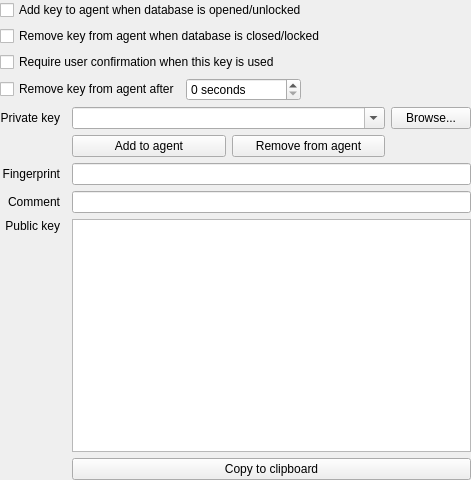
<?xml version="1.0" encoding="UTF-8"?>
<ui version="4.0">
 <class>EditEntryWidgetSSHAgent</class>
 <widget class="QWidget" name="EditEntryWidgetSSHAgent">
  <property name="geometry">
   <rect>
    <x>0</x>
    <y>0</y>
    <width>471</width>
    <height>480</height>
   </rect>
  </property>
  <property name="windowTitle">
   <string>Form</string>
  </property>
  <layout class="QGridLayout" name="gridLayout">
   <property name="leftMargin">
    <number>0</number>
   </property>
   <property name="topMargin">
    <number>0</number>
   </property>
   <property name="rightMargin">
    <number>0</number>
   </property>
   <property name="bottomMargin">
    <number>0</number>
   </property>
   <item row="1" column="1" colspan="4">
    <widget class="QCheckBox" name="removeKeyFromAgentCheckBox">
     <property name="text">
      <string>Remove key from agent when database is closed/locked</string>
     </property>
    </widget>
   </item>
   <item row="10" column="1">
    <widget class="QLabel" name="fingerprintLabel">
     <property name="text">
      <string>Fingerprint</string>
     </property>
     <property name="alignment">
      <set>Qt::AlignRight|Qt::AlignTrailing|Qt::AlignVCenter</set>
     </property>
    </widget>
   </item>
   <item row="12" column="3" colspan="2">
    <widget class="QPlainTextEdit" name="publicKeyEdit">
     <property name="readOnly">
      <bool>true</bool>
     </property>
    </widget>
   </item>
   <item row="10" column="3" colspan="2">
    <widget class="QLineEdit" name="fingerprintEdit">
     <property name="autoFillBackground">
      <bool>false</bool>
     </property>
     <property name="alignment">
      <set>Qt::AlignLeading|Qt::AlignLeft|Qt::AlignVCenter</set>
     </property>
     <property name="readOnly">
      <bool>true</bool>
     </property>
    </widget>
   </item>
   <item row="4" column="1">
    <widget class="QLabel" name="privateKeyLabel">
     <property name="text">
      <string>Private key</string>
     </property>
     <property name="alignment">
      <set>Qt::AlignRight|Qt::AlignTrailing|Qt::AlignVCenter</set>
     </property>
    </widget>
   </item>
   <item row="12" column="1">
    <widget class="QLabel" name="publicKeyLabel">
     <property name="text">
      <string>Public key</string>
     </property>
     <property name="alignment">
      <set>Qt::AlignRight|Qt::AlignTop|Qt::AlignTrailing</set>
     </property>
    </widget>
   </item>
   <item row="3" column="1" colspan="4">
    <layout class="QHBoxLayout" name="removeKeyLayout">
     <item>
      <widget class="QCheckBox" name="lifetimeCheckBox">
       <property name="text">
        <string>Remove key from agent after</string>
       </property>
      </widget>
     </item>
     <item>
      <widget class="QSpinBox" name="lifetimeSpinBox">
       <property name="suffix">
        <string> seconds</string>
       </property>
       <property name="maximum">
        <number>999999999</number>
       </property>
      </widget>
     </item>
     <item>
      <spacer name="removeKeySpacer">
       <property name="orientation">
        <enum>Qt::Horizontal</enum>
       </property>
       <property name="sizeHint" stdset="0">
        <size>
         <width>40</width>
         <height>20</height>
        </size>
       </property>
      </spacer>
     </item>
    </layout>
   </item>
   <item row="11" column="1">
    <widget class="QLabel" name="commentLabel">
     <property name="text">
      <string>Comment</string>
     </property>
     <property name="alignment">
      <set>Qt::AlignRight|Qt::AlignTrailing|Qt::AlignVCenter</set>
     </property>
    </widget>
   </item>
   <item row="0" column="1" colspan="4">
    <widget class="QCheckBox" name="addKeyToAgentCheckBox">
     <property name="text">
      <string>Add key to agent when database is opened/unlocked</string>
     </property>
    </widget>
   </item>
   <item row="4" column="3">
    <widget class="QComboBox" name="privateKeyComboBox">
     <property name="sizePolicy">
      <sizepolicy hsizetype="Expanding" vsizetype="Fixed">
       <horstretch>0</horstretch>
       <verstretch>0</verstretch>
      </sizepolicy>
     </property>
     <property name="editable">
      <bool>true</bool>
     </property>
    </widget>
   </item>
   <item row="11" column="3" colspan="2">
    <widget class="QLineEdit" name="commentEdit">
     <property name="readOnly">
      <bool>true</bool>
     </property>
    </widget>
   </item>
   <item row="4" column="4">
    <widget class="QPushButton" name="browseButton">
     <property name="text">
      <string>Browse...</string>
     </property>
    </widget>
   </item>
   <item row="2" column="1" colspan="4">
    <widget class="QCheckBox" name="requireUserConfirmationCheckBox">
     <property name="text">
      <string>Require user confirmation when this key is used</string>
     </property>
    </widget>
   </item>
   <item row="13" column="3" colspan="2">
    <widget class="QPushButton" name="copyToClipboardButton">
     <property name="text">
      <string>Copy to clipboard</string>
     </property>
    </widget>
   </item>
   <item row="6" column="3">
    <layout class="QHBoxLayout" name="agentActionsLayout" stretch="0,0">
     <item>
      <widget class="QPushButton" name="addToAgentButton">
       <property name="text">
        <string>Add to agent</string>
       </property>
      </widget>
     </item>
     <item>
      <widget class="QPushButton" name="removeFromAgentButton">
       <property name="text">
        <string>Remove from agent</string>
       </property>
      </widget>
     </item>
    </layout>
   </item>
  </layout>
 </widget>
 <resources/>
 <connections/>
</ui>
